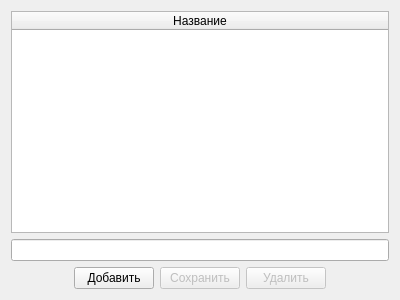
<?xml version="1.0" encoding="UTF-8"?>
<ui version="4.0">
 <class>designerAmortizationGroup</class>
 <widget class="QWidget" name="designerAmortizationGroup">
  <property name="geometry">
   <rect>
    <x>0</x>
    <y>0</y>
    <width>400</width>
    <height>300</height>
   </rect>
  </property>
  <property name="windowTitle">
   <string>Form</string>
  </property>
  <layout class="QVBoxLayout" name="verticalLayout">
   <item>
    <widget class="QTableWidget" name="table">
     <property name="selectionMode">
      <enum>QAbstractItemView::SingleSelection</enum>
     </property>
     <property name="selectionBehavior">
      <enum>QAbstractItemView::SelectRows</enum>
     </property>
     <attribute name="horizontalHeaderCascadingSectionResizes">
      <bool>true</bool>
     </attribute>
     <attribute name="horizontalHeaderShowSortIndicator" stdset="0">
      <bool>true</bool>
     </attribute>
     <attribute name="horizontalHeaderStretchLastSection">
      <bool>true</bool>
     </attribute>
     <attribute name="verticalHeaderVisible">
      <bool>false</bool>
     </attribute>
     <attribute name="verticalHeaderCascadingSectionResizes">
      <bool>true</bool>
     </attribute>
     <attribute name="verticalHeaderShowSortIndicator" stdset="0">
      <bool>false</bool>
     </attribute>
     <attribute name="verticalHeaderStretchLastSection">
      <bool>false</bool>
     </attribute>
     <column>
      <property name="text">
       <string>Название</string>
      </property>
     </column>
    </widget>
   </item>
   <item>
    <widget class="QLineEdit" name="leName"/>
   </item>
   <item>
    <layout class="QHBoxLayout" name="horizontalLayout">
     <item>
      <spacer name="horizontalSpacer">
       <property name="orientation">
        <enum>Qt::Horizontal</enum>
       </property>
       <property name="sizeHint" stdset="0">
        <size>
         <width>40</width>
         <height>20</height>
        </size>
       </property>
      </spacer>
     </item>
     <item>
      <widget class="QPushButton" name="btAdd">
       <property name="text">
        <string>Добавить</string>
       </property>
      </widget>
     </item>
     <item>
      <widget class="QPushButton" name="btSave">
       <property name="enabled">
        <bool>false</bool>
       </property>
       <property name="text">
        <string>Сохранить</string>
       </property>
      </widget>
     </item>
     <item>
      <widget class="QPushButton" name="btDelete">
       <property name="enabled">
        <bool>false</bool>
       </property>
       <property name="text">
        <string>Удалить</string>
       </property>
      </widget>
     </item>
     <item>
      <spacer name="horizontalSpacer_2">
       <property name="orientation">
        <enum>Qt::Horizontal</enum>
       </property>
       <property name="sizeHint" stdset="0">
        <size>
         <width>40</width>
         <height>20</height>
        </size>
       </property>
      </spacer>
     </item>
    </layout>
   </item>
  </layout>
 </widget>
 <resources/>
 <connections/>
</ui>
